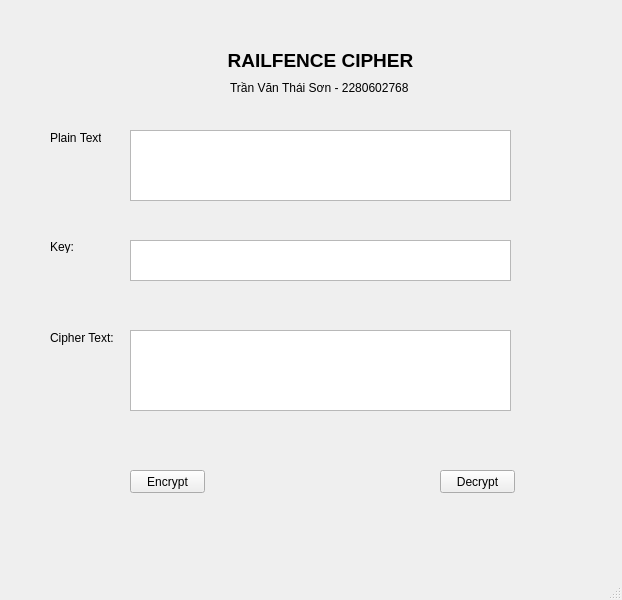
<?xml version="1.0" encoding="UTF-8"?>
<ui version="4.0">
 <class>MainWindow</class>
 <widget class="QMainWindow" name="MainWindow">
  <property name="geometry">
   <rect>
    <x>0</x>
    <y>0</y>
    <width>622</width>
    <height>600</height>
   </rect>
  </property>
  <property name="windowTitle">
   <string>MainWindow</string>
  </property>
  <widget class="QWidget" name="centralwidget">
   <widget class="QLabel" name="label">
    <property name="geometry">
     <rect>
      <x>220</x>
      <y>40</y>
      <width>201</width>
      <height>41</height>
     </rect>
    </property>
    <property name="text">
     <string>&lt;html&gt;&lt;head/&gt;&lt;body&gt;&lt;p align=&quot;center&quot;&gt;&lt;span style=&quot; font-size:14pt; font-weight:600;&quot;&gt;RAILFENCE CIPHER&lt;/span&gt;&lt;/p&gt;&lt;/body&gt;&lt;/html&gt;</string>
    </property>
   </widget>
   <widget class="QLabel" name="label_2">
    <property name="geometry">
     <rect>
      <x>50</x>
      <y>130</y>
      <width>51</width>
      <height>16</height>
     </rect>
    </property>
    <property name="text">
     <string>Plain Text:</string>
    </property>
   </widget>
   <widget class="QTextEdit" name="txt_plain_text">
    <property name="geometry">
     <rect>
      <x>130</x>
      <y>130</y>
      <width>381</width>
      <height>71</height>
     </rect>
    </property>
   </widget>
   <widget class="QTextEdit" name="txt_key">
    <property name="geometry">
     <rect>
      <x>130</x>
      <y>240</y>
      <width>381</width>
      <height>41</height>
     </rect>
    </property>
   </widget>
   <widget class="QLabel" name="label_3">
    <property name="geometry">
     <rect>
      <x>50</x>
      <y>240</y>
      <width>47</width>
      <height>13</height>
     </rect>
    </property>
    <property name="text">
     <string>Key:</string>
    </property>
   </widget>
   <widget class="QLabel" name="label_4">
    <property name="geometry">
     <rect>
      <x>50</x>
      <y>330</y>
      <width>71</width>
      <height>16</height>
     </rect>
    </property>
    <property name="text">
     <string>Cipher Text:</string>
    </property>
   </widget>
   <widget class="QTextEdit" name="txt_cipher_text">
    <property name="geometry">
     <rect>
      <x>130</x>
      <y>330</y>
      <width>381</width>
      <height>81</height>
     </rect>
    </property>
   </widget>
   <widget class="QPushButton" name="btn_encrypt_">
    <property name="geometry">
     <rect>
      <x>130</x>
      <y>470</y>
      <width>75</width>
      <height>23</height>
     </rect>
    </property>
    <property name="text">
     <string>Encrypt</string>
    </property>
   </widget>
   <widget class="QPushButton" name="btn_decrypt">
    <property name="geometry">
     <rect>
      <x>440</x>
      <y>470</y>
      <width>75</width>
      <height>23</height>
     </rect>
    </property>
    <property name="text">
     <string>Decrypt</string>
    </property>
   </widget>
   <widget class="QLabel" name="label_5">
    <property name="geometry">
     <rect>
      <x>230</x>
      <y>80</y>
      <width>201</width>
      <height>16</height>
     </rect>
    </property>
    <property name="text">
     <string>Trần Văn Thái Sơn - 2280602768</string>
    </property>
   </widget>
  </widget>
  <widget class="QMenuBar" name="menubar">
   <property name="geometry">
    <rect>
     <x>0</x>
     <y>0</y>
     <width>622</width>
     <height>21</height>
    </rect>
   </property>
  </widget>
  <widget class="QStatusBar" name="statusbar"/>
 </widget>
 <resources/>
 <connections/>
</ui>
